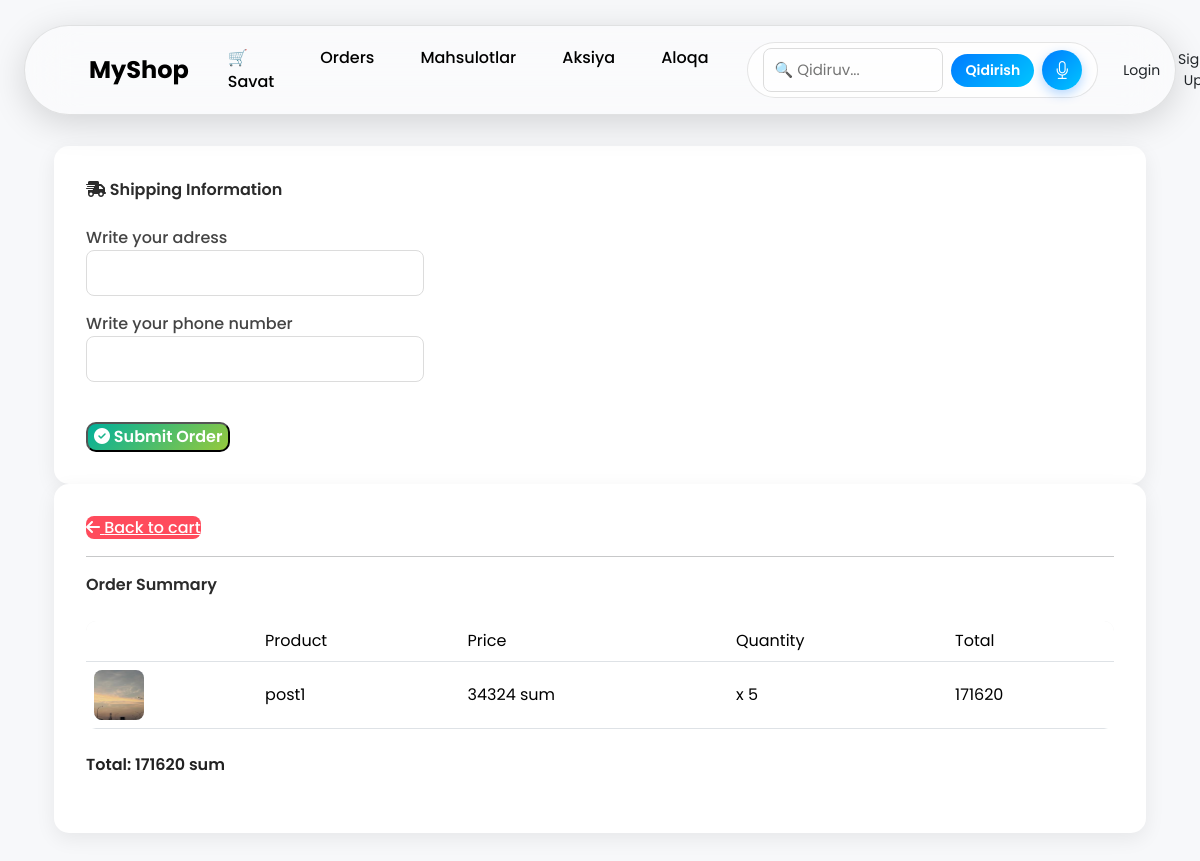
Page /cart/create_order/ on the earlier database version.
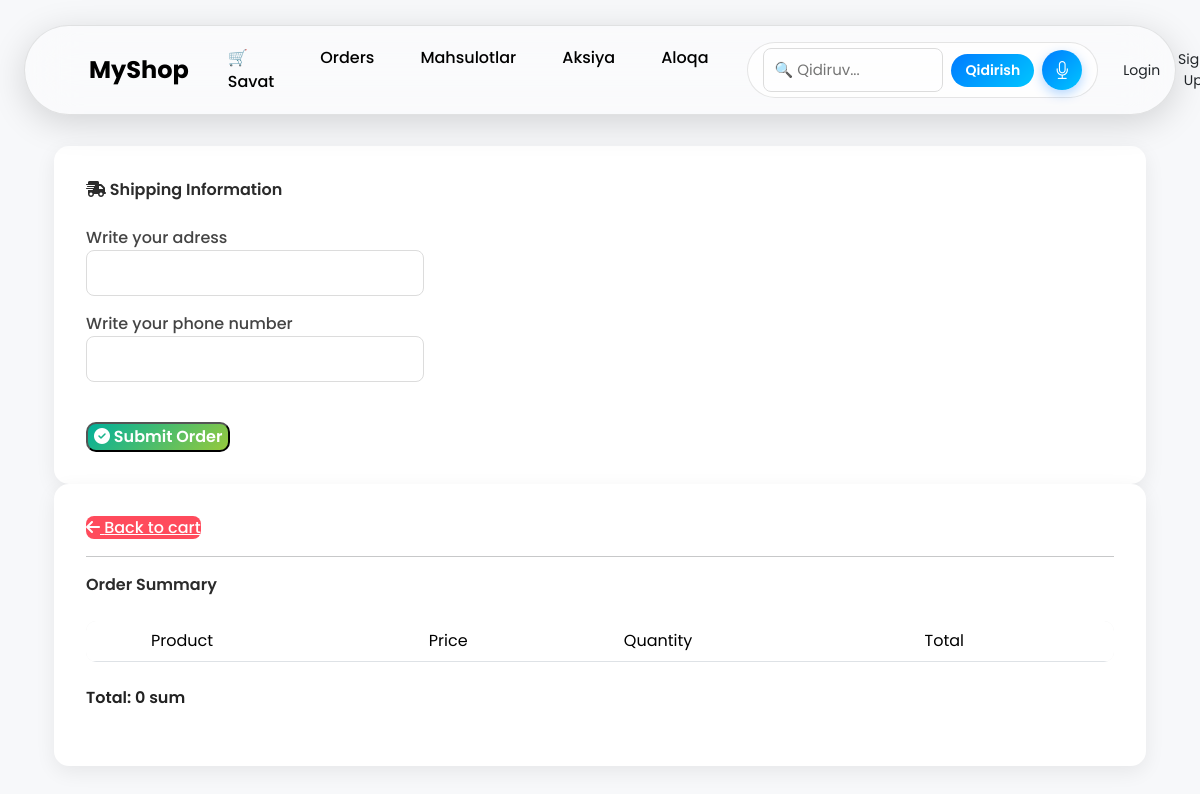
Same page on the later database version.
### store/models.py (models this page shows, shortened)
class CartItem(models.Model):
    customer = models.ForeignKey(User, on_delete=models.CASCADE, null=True, blank=True)
    product = models.ForeignKey(Products, on_delete=models.CASCADE)
    quantity = models.IntegerField()
    def __str__(self):
        return self.product.title
    def total_price(self):
        return self.product.price * self.quantity

class Products(models.Model):
    title = models.CharField(max_length=255)
    description = models.CharField(max_length=20000)
    slug = models.CharField(max_length=255)
    image = models.ImageField()
    price = models.IntegerField(null=True)

### store/views.py (the view, shortened to what this page needs)
# urls.py: path('cart/create_order/', views.create_order, name='create_order'),
def create_order(request):
    cart_items = CartItem.objects.all()
    total_price = sum([item.total_price() for item in cart_items])
    amount = sum([item.quantity for item in cart_items])
    form = forms.OrderForm(request.POST)
    form = forms.OrderForm()
    return render(request, 'order_creation_page.html', {
        'cart_items': cart_items,
        'total_price': total_price,
        'amount': amount,
        'form': form
    })

### store/forms.py
class OrderForm(forms.Form):
    adress = forms.CharField(label='Write your adress',)
    phone = forms.CharField(label='Write your phone number',)
    class Meta:
        model = Order
        fields = ['phone', 'adress']

### store/templates/order_creation_page.html (shortened to what this page needs)
{% extends 'base.html' %}
{% block content %}
<div class="container">
  <div class="columns is-variable is-6">
    <div class="column is-6">
      <div class="box">
        <form method="post" action="{% url 'store:create_order' %}" enctype="multipart/form-data">
          <div class="title is-4 mb-4">
            <span class="icon has-text-success"><i class="fas fa-shipping-fast"></i></span>
            Shipping Information
          </div>
          {% for field in form %}
            <div class="field mb-3">
              <label for="{{ field.id_for_label }}" class="label">{{ field.label }}</label>
              <div class="control">
                {{ field }}
              </div>
            </div>
          {% endfor %}
          <button type="submit" class="button is-fullwidth is-success mt-4">
            <i class="fas fa-check-circle mr-2"></i> Submit Order
          </button>
        </form>
      </div>
    </div>
    <div class="column is-6">
      <div class="box">
        <div class="is-flex is-justify-content-space-between mb-3">
          <a class="button is-danger" href="{% url 'store:cart' %}">
            <i class="fas fa-arrow-left mr-1"></i> Back to cart
          </a>
        </div>
        <hr>
        <div class="title is-4">Order Summary</div>
        <table class="table is-fullwidth">
          <thead>
            <tr class="has-text-weight-bold">
              <td></td>
              <td>Product</td>
              <td>Price</td>
              <td>Quantity</td>
              <td>Total</td>
            </tr>
          </thead>
          <tbody>
            {% for item in cart_items %}
              <tr>
                <td>
                  <img src="{{ item.product.image.url }}" alt="" width="50" height="50">
                </td>
                <td>{{ item }}</td>
                <td>{{ item.product.price }} sum</td>
                <td>x {{ item.quantity }}</td>
                <td>{{ item.total_price }}</td>
              </tr>
            {% endfor %}
          </tbody>
        </table>
        <p class="title is-size-4 has-text-right mt-4">
          Total: <span class="has-text-success">{{ total_price }} sum</span>
        </p>
      </div>
    </div>
  </div>
</div>
{% endblock %}

Differences in the rows shown:
removed CartItem: product.image (picture), product.title "post1", product.price "34324", quantity "5", total_price "171620"
Other differences:
{{ total_price }}: "171620" → "0"
